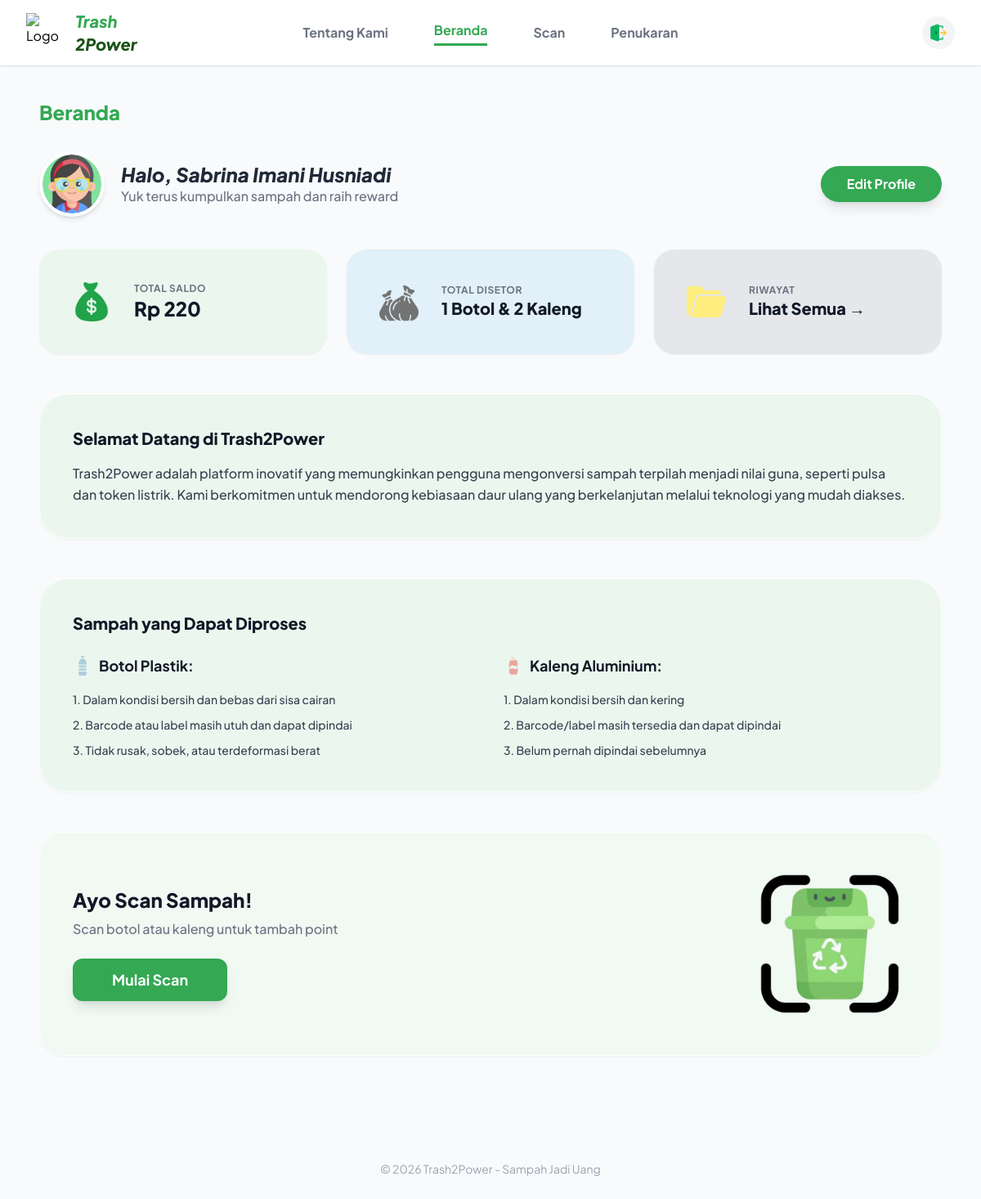
The page /beranda.php (signed in) on the database its author committed.
### tables this page shows
CREATE TABLE `users` (
  `id_user` int(11) NOT NULL,
  `email` varchar(100) NOT NULL,
  `password` varchar(255) NOT NULL,
  `nama` varchar(100) NOT NULL,
  `no_hp` varchar(20) NOT NULL,
  `gender` enum('pria','wanita') NOT NULL,
  `foto_profil` varchar(255) DEFAULT NULL,
  `role` enum('warga','admin') NOT NULL,
  `saldo` decimal(10,2) NOT NULL DEFAULT 0.00
);

### beranda.php (the view, shortened to what this page needs)
<?php
$host = "127.0.0.1";
$user = "root";
$pass = "";
$db   = "trash2power_db";
$conn = new mysqli($host, $user, $pass, $db);
$id_user = $_SESSION['id_user'];
$nama_user = "Pengguna";
$saldo = 0;
$total_botol = 0;
$total_kaleng = 0;
$gender = "";
$stmt = $conn->prepare("SELECT nama, saldo, gender, foto_profil FROM users WHERE id_user = ?");
$stmt->bind_param("i", $id_user);
$stmt->execute();
$res_user = $stmt->get_result();
if ($row = $res_user->fetch_assoc()) {
    $nama_user = $row['nama'];
    $saldo = $row['saldo'];
    $gender = $row['gender'];
}
$q_stats = $conn->prepare("SELECT id_kategori, SUM(jumlah_sampah) as total FROM setoran WHERE id_warga = ? GROUP BY id_kategori");
$q_stats->bind_param("i", $id_user);
$q_stats->execute();
$res_stats = $q_stats->get_result();
while ($stat = $res_stats->fetch_assoc()) {
    if ($stat['id_kategori'] == 1) $total_botol = $stat['total'];
    if ($stat['id_kategori'] == 2) $total_kaleng = $stat['total'];
}
$tampilan_foto = ($gender == 'Pria') ? 'pria.png' : 'wanita.png';
?>
<!DOCTYPE html>
<html lang="id">
<head>
    <script src="https://cdn.tailwindcss.com"></script>
</head>
<body class="min-h-screen pb-32 md:pb-0">
    <nav class="w-full bg-white border-b sticky top-0 z-50 shadow-sm">
        <div class="max-w-7xl mx-auto px-6 md:px-8 h-20 flex items-center justify-between">
            <div class="flex items-center gap-3 md:min-w-[200px]">
                <div class="w-10 h-10 md:w-12 md:h-12"><img src="https://cdn-icons-png.flaticon.com/512/3299/3299935.png" alt="Logo"></div>
                <div class="flex flex-col">
                    <span class="text-[#34A853] font-extrabold text-lg md:text-xl leading-none italic">Trash</span>
                    <span class="text-[#1A5319] font-extrabold text-lg md:text-xl leading-none italic">2Power</span>
                </div>
            </div>
            <div class="hidden md:flex items-center gap-14 font-bold text-gray-500">
                <a href="tentang_kami.php" class="hover:text-green-600 transition">Tentang Kami</a>
                <a href="beranda.php" class="nav-active pb-1">Beranda</a>
                <a href="scan.php" class="hover:text-green-600 transition">Scan</a>
                <a href="reward.php" class="hover:text-green-600 transition">Penukaran</a>
            </div>
            <div class="flex items-center justify-end md:min-w-[200px]">
                <a href="#" id="btn-logout-trigger" class="flex items-center justify-center w-10 h-10 rounded-full bg-gray-100 hover:bg-red-50 transition group">
                    <img src="logout.png" alt="Logout" class="w-6 h-6 group-hover:opacity-70">
                </a>
            </div>
        </div>
    </nav>
    <main class="max-w-6xl mx-auto px-6 py-10">
        <h2 class="text-2xl font-extrabold text-[#34A853] mb-8">Beranda</h2>
        <div class="flex flex-col md:flex-row justify-between items-center gap-6 mb-10">
            <div class="flex items-center gap-5 w-full md:w-auto">
                <div class="w-20 h-20 bg-gray-200 rounded-full overflow-hidden border-4 border-white shadow-md flex-shrink-0">
                    <img src="<?php echo $tampilan_foto; ?>" alt="Avatar" class="w-full h-full object-cover">
                </div>
                <div>
                    <h1 class="text-2xl font-extrabold text-gray-800 italic leading-tight">Halo, <?php echo htmlspecialchars($nama_user); ?></h1>
                    <p class="text-gray-500 font-medium text-sm md:text-base">Yuk terus kumpulkan sampah dan raih reward</p>
                </div>
            </div>
            <a href="edit-profile.php" class="w-full md:w-auto text-center bg-[#34A853] text-white px-8 py-2.5 rounded-full font-bold shadow-lg hover:bg-[#2d9147] transition">
                Edit Profile
            </a>
        </div>
        <div class="grid grid-cols-1 md:grid-cols-3 gap-6 mb-12">
            <div class="stat-card bg-[#EBF7EE] border-none shadow-sm">
                <div class="w-16 h-16 flex items-center justify-center">
                    <img src="saldo.png" alt="Saldo"
                        class="w-12 h-12 object-contain"
                        style="filter: invert(48%) sepia(79%) saturate(455%) hue-rotate(86deg) brightness(90%) contrast(90%);">
                </div>
                <div>
                    <p class="text-xs font-bold text-gray-500 uppercase tracking-wider">Total Saldo</p>
                    <h3 class="text-2xl font-black text-gray-900">Rp <?php echo number_format($saldo, 0, ',', '.'); ?></h3>
                </div>
            </div>
            <div class="stat-card bg-[#E2F0F9] border-none shadow-sm">
                <div class="w-16 h-16 flex items-center justify-center">
                    <img src="setor.png" alt="Setor"
                        class="w-12 h-12 object-contain"
                        style="filter: invert(0%) sepia(0%) saturate(200%) hue-rotate(0deg) brightness(0%) contrast(10%);">
                </div>
                <div>
                    <p class="text-xs font-bold text-gray-500 uppercase tracking-wider">Total Disetor</p>
                    <h3 class="text-xl font-black text-gray-900"><?php echo (int)$total_botol; ?> Botol & <?php echo (int)$total_kaleng; ?> Kaleng</h3>
                </div>
            </div>
            <a href="reward.php" class="stat-card bg-[#E5E7EB] border-none shadow-sm cursor-pointer transition group hover:bg-[#D1D5DB] no-underline">
                <div class="w-16 h-16 flex items-center justify-center">
                    <img src="riwayat.png" alt="Riwayat"
                        class="w-12 h-12 object-contain"
                        style="filter: invert(95%) sepia(40%) saturate(1000%) hue-rotate(320deg) brightness(100%) contrast(120%);">
                </div>
                <div>
                    <p class="text-xs font-bold text-gray-500 uppercase tracking-wider">Riwayat</p>
                    <h3 class="text-xl font-black text-gray-900 group-hover:text-[#34A853] transition-colors duration-200">
                        Lihat Semua →
                    </h3>
                </div>
            </a>
        </div>
        <div class="info-box-custom">
            <h3 class="text-xl font-extrabold text-gray-900 mb-4">Selamat Datang di Trash2Power</h3>
            <p class="text-gray-700 leading-relaxed font-medium">
                Trash2Power adalah platform inovatif yang memungkinkan pengguna mengonversi sampah terpilah menjadi nilai guna, seperti pulsa dan token listrik. Kami berkomitmen untuk mendorong kebiasaan daur ulang yang berkelanjutan melalui teknologi yang mudah diakses.
            </p>
        </div>
        <div class="info-box-custom">
            <h2 class="text-xl font-extrabold text-gray-900 mb-6">Sampah yang Dapat Diproses</h2>
            <div class="grid grid-cols-1 md:grid-cols-2 gap-8">
                <div>
                    <h3 class="text-lg font-bold text-gray-900 mb-4 flex items-center gap-2"><img src="botol.png" alt="Botol Plastik" class="w-6 h-6 object-contain" style="filter: invert(89%) sepia(22%) saturate(543%) hue-rotate(167deg) brightness(90%) contrast(92%);"> Botol Plastik:</h3>
                    <ul class=" text-gray-700 leading-relaxed font-medium space-y-2 text-sm">
                        <li>1. Dalam kondisi bersih dan bebas dari sisa cairan</li>
                        <li>2. Barcode atau label masih utuh dan dapat dipindai</li>
                        <li>3. Tidak rusak, sobek, atau terdeformasi berat</li>
                    </ul>
                </div>
                <div>
                    <h3 class="text-lg font-bold text-gray-900 mb-4 flex items-center gap-2"><img src="kaleng.png" alt="Kaleng Aluminium" class="w-6 h-6 object-contain" style="filter: invert(81%) sepia(40%) saturate(601%) hue-rotate(305deg) brightness(90%) contrast(102%);"> Kaleng Aluminium:</h3>
                    <ul class="text-gray-700 leading-relaxed font-medium space-y-2 text-sm">
                        <li>1. Dalam kondisi bersih dan kering</li>
                        <li>2. Barcode/label masih tersedia dan dapat dipindai</li>
                        <li>3. Belum pernah dipindai sebelumnya</li>
                    </ul>
                </div>
            </div>
        </div>
        <div class="scan-banner-custom mb-12 flex-col md:flex-row text-center md:text-left">
            <div class="z-10 mb-6 md:mb-0">
                <h3 class="text-2xl font-extrabold text-gray-900 mb-2">Ayo Scan Sampah!</h3>
                <p class="text-gray-500 font-medium mb-6">Scan botol atau kaleng untuk tambah point</p>
                <a href="scan.php" class="bg-[#34A853] text-white px-12 py-3 rounded-xl font-bold text-lg shadow-lg hover:bg-[#2d9147] transition inline-block">
                    Mulai Scan
                </a>
            </div>
            <div class="hidden md:block">
                <img src="logoscan.png" alt="Scan Icon" class="w-48 h-48 object-contain">
            </div>
        </div>
    </main>
    <footer class="py-10 text-center text-gray-400 text-sm mb-16 md:mb-0">
        &copy; 2026 Trash2Power - Sampah Jadi Uang
    </footer>
</body>
</html>

### beranda.php (style rules this page uses)
body { font-family: 'Plus Jakarta Sans', sans-serif; background-color: #F8FAFC; }
.nav-active { border-bottom: 3px solid #34A853; color: #34A853; }
.stat-card { padding: 2rem; border-radius: 25px; display: flex; align-items: center; gap: 1.25rem; border: 1px solid white; box-shadow: 0 1px 2px 0 rgba(0, 0, 0, 0.05); }
.info-box-custom { background-color: #EBF7EE; border-radius: 35px; padding: 2.5rem; border: 1px solid white; box-shadow: 0 1px 2px 0 rgba(0, 0, 0, 0.05); margin-bottom: 3rem; }
.scan-banner-custom { background-color: #F1F9F3; border-radius: 30px; padding: 2.5rem; display: flex; justify-content: space-between; align-items: center; border: 1px solid white; box-shadow: 0 1px 2px 0 rgba(0, 0, 0, 0.05); overflow: hidden; position: relative; }

### rows shown on the page
users: gender (picture), nama "Sabrina Imani Husniadi", saldo "220"

### other values the page prints
$total_botol "1"
$total_kaleng "2"
